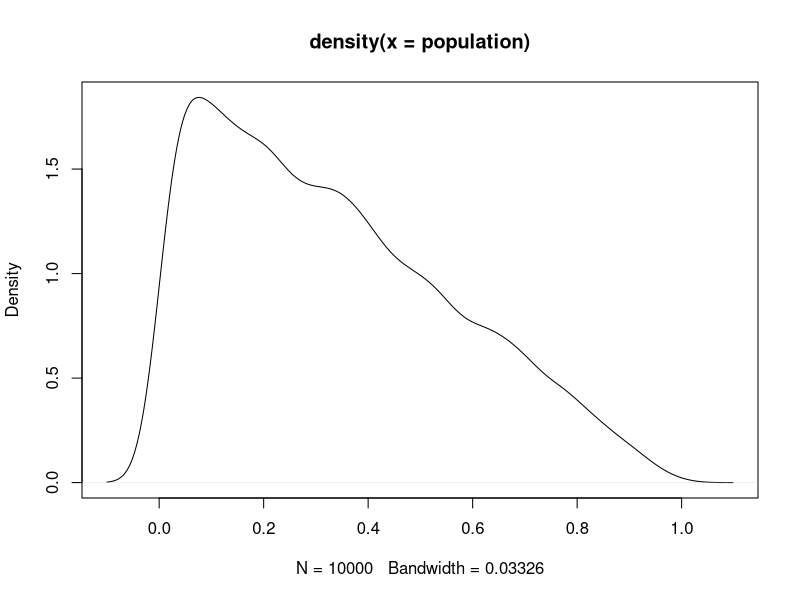
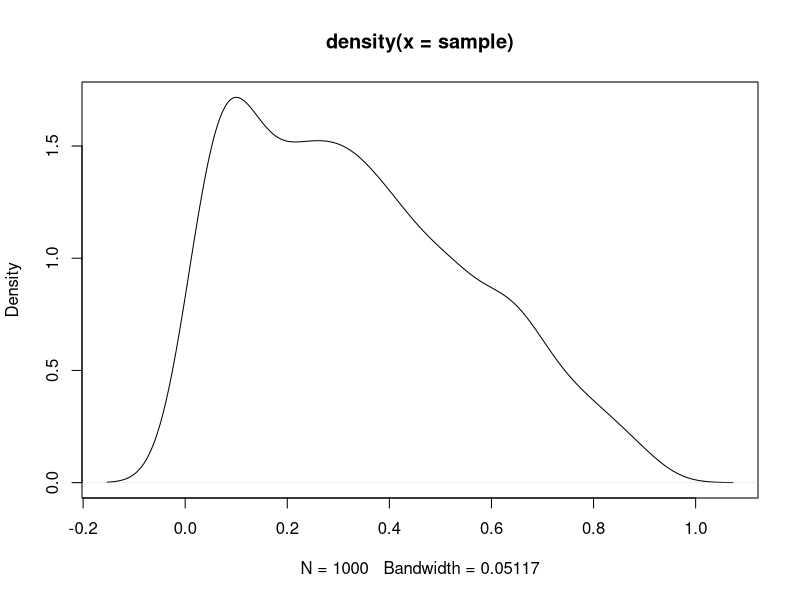
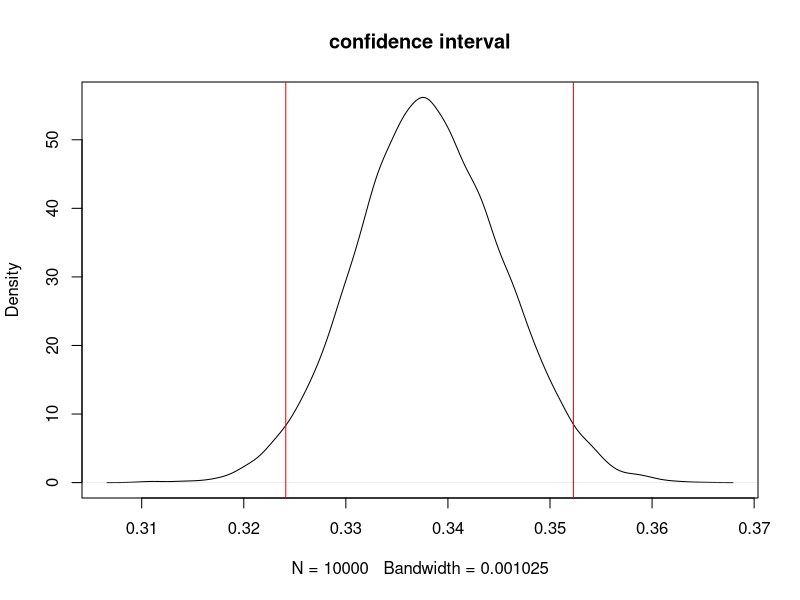
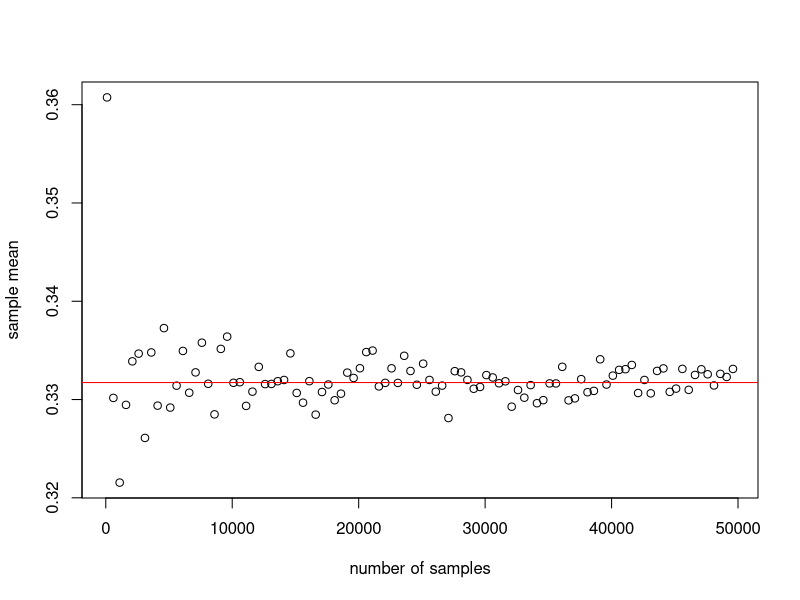
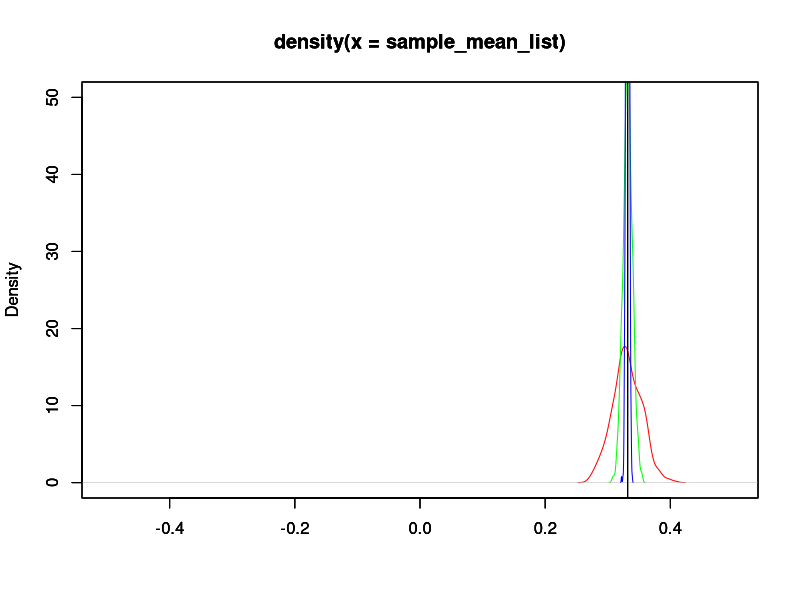

Write R code to recreate these figures, in order.
## ---- chunk 1
population <- rbeta (10000, 1, 2)
plot (density (population))
# population mean
mean(population)
# population variance
var(population)

## ---- chunk 2
sample = sample(population, size = 1000)
plot (density (sample))
# sample mean as estimator of population mean
est.mean = mean(sample)

# unbiased estimator of population variance
est.var = 1000/(1000-1) * var(sample)

## ---- chunk 3
sample_mean = mean(sample)

#standard error of the sample mean
ss = sqrt(est.var/1000)

print ("point estimate of mean")
print (sample_mean)
print ("95% normal-approximated confidence interval of mean")
c(sample_mean - 1.96 * ss, sample_mean + 1.96 * ss)

## ---- chunk 4


bootstrap_means = c() # store bootstrapped medians
for (i in 1:10000){
  # resample from the sample with replacement
  boot_data <- sample(sample, 1000, replace = T)
  boot_mean <- mean(boot_data)
  bootstrap_means <- c(bootstrap_means, boot_mean)
}

# then simple quantile function to 
print ("point estimate of mean")
print (sample_mean)
print ("95% bootstrap confidence interval of mean")
conf = quantile(bootstrap_means, c(0.025, 0.975))
print (conf)
plot(density(bootstrap_means), main = "confidence interval")
abline(v = conf[1], col = "red")
abline(v = conf[2], col = "red")

## ---- chunk 5
sample_mean_list <- c()
sample_times <- seq(100, 50000, 500)
for (n in sample_times ){
  sample <- sample(population, size = n, replace = TRUE)
  sample_mean_list <- c(sample_mean_list, mean(sample))
}

plot(sample_times, sample_mean_list, xlab = "number of samples", ylab = "sample mean")
abline(h = mean(population), col = "red")
## ---- chunk 6

# Now we show the central limit theorem
sample_times <- c(100, 1000, 10000)
col <- c("red", "green", "blue")
i = 1
for (n in sample_times ){
  # central limit theorem talks about distribution of the sample mean
  # we cannot calculate the distribution for a single sample, so we draw sample multiple times
  sample_mean_list <- c()
  for (m in 1:1000)
  {
    sample <- sample(population, size = n, replace = TRUE)
    sample_mean_list <- c(sample_mean_list, mean(sample))
  }
  # sample_mean_list_standard <- sample_mean_list - mean(population)
  plot(density (sample_mean_list),  col = col[i], xlim = c(-0.5, 0.5), ylim  = c(0,50), xlab = "")
  abline(v = mean(population), col = "black")
  par(new = T)
  i = i  + 1
}


## ---- chunk 7
sample = sample(population, size = 1000)
## ---- chunk 8

sample_median = median(sample)


bootstrap_medians = c() # store bootstrapped medians
for (i in 1:10000){
  # resample from the sample with replacement
  boot_data <- sample(sample, 1000, replace = T)
  boot_median <- median(boot_data)
  bootstrap_medians <- c(bootstrap_medians, boot_median)
}

# then simple quantile function to 
print ("point estimate of median")
print (sample_median)
print ("95% confidence interval of median")
quantile(bootstrap_medians, c(0.025, 0.975))
